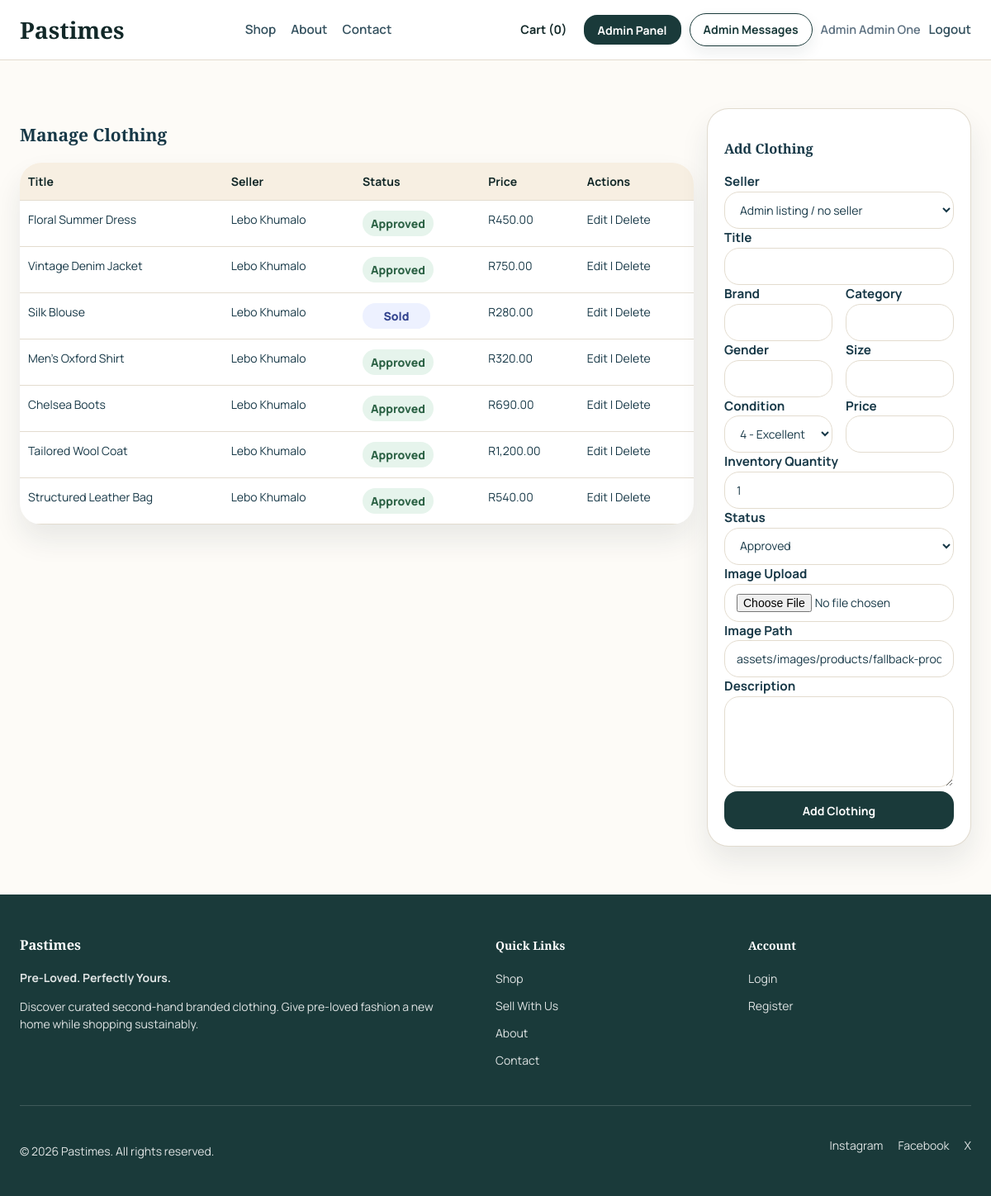
/admin/manage-listings.php (signed in), run on the app's committed database.
### tables this page shows
CREATE TABLE IF NOT EXISTS `tblclothes` (
  `clothes_id` int(11) NOT NULL AUTO_INCREMENT,
  `seller_id` int(11) DEFAULT NULL,
  `title` varchar(120) NOT NULL,
  `brand` varchar(60) NOT NULL,
  `category` varchar(60) NOT NULL,
  `gender` varchar(30) NOT NULL,
  `size_label` varchar(20) NOT NULL,
  `condition_rating` tinyint(4) NOT NULL,
  `sell_price` decimal(10,2) NOT NULL,
  `description` text NOT NULL,
  `image_path` varchar(255) NOT NULL,
  `inventory_quantity` int(11) NOT NULL DEFAULT 1,
  `status` enum('pending','approved','sold','rejected') NOT NULL DEFAULT 'approved',
  `created_at` timestamp NOT NULL DEFAULT current_timestamp(),
  `updated_at` timestamp NOT NULL DEFAULT current_timestamp() ON UPDATE current_timestamp(),
  PRIMARY KEY (`clothes_id`),
  KEY `fk_clothes_seller` (`seller_id`)
);

CREATE TABLE IF NOT EXISTS `tbluser` (
  `user_id` int(11) NOT NULL AUTO_INCREMENT,
  `full_name` varchar(120) NOT NULL,
  `first_name` varchar(60) NOT NULL,
  `last_name` varchar(60) NOT NULL,
  `username` varchar(60) NOT NULL,
  `email` varchar(120) NOT NULL,
  `password_hash` varchar(255) NOT NULL,
  `phone_number` varchar(20) DEFAULT NULL,
  `profile_image_path` varchar(255) DEFAULT NULL,
  `role` enum('customer','seller','admin') NOT NULL DEFAULT 'customer',
  `customer_status` enum('pending','verified','rejected') NOT NULL DEFAULT 'pending',
  `seller_status` enum('none','pending','approved','rejected') NOT NULL DEFAULT 'none',
  `is_active` tinyint(1) NOT NULL DEFAULT 1,
  `created_at` timestamp NOT NULL DEFAULT current_timestamp(),
  `updated_at` timestamp NOT NULL DEFAULT current_timestamp() ON UPDATE current_timestamp(),
  PRIMARY KEY (`user_id`),
  UNIQUE KEY `username` (`username`),
  UNIQUE KEY `email` (`email`)
);

### includes/Marketplace.php (called while the page is built, shortened)
<?php
final class Cart
{
    public static function getSessionCart(): array
    {
        $scopeKey = self::cartScopeKey();
        return $_SESSION['cart_buckets'][$scopeKey];
    }
    public static function getCartCount(): int
    {
        return array_sum(self::getSessionCart());
    }
    private static function loadDatabaseCartIfNeeded(): void
    {
        $user = current_user();
        if (!$user) {
            return;
        }
    }
    private static function cartScopeKey(?int $userId = null): string
    {
        if ($userId === null) {
            $currentUser = current_user();
            $userId = (int) ($currentUser['user_id'] ?? 0);
        }
        return $userId > 0 ? 'user_' . $userId : 'guest';
    }
}

### admin/manage-listings.php (the view, shortened to what this page needs)
<?php
$editListing = isset($_GET['edit']) ? db_one('SELECT * FROM tblClothes WHERE clothes_id = ?', 'i', [(int) $_GET['edit']]) : null;
$listings = db_all('SELECT c.*, u.full_name AS seller_name FROM tblClothes c LEFT JOIN tblUser u ON u.user_id = c.seller_id ORDER BY c.created_at DESC');
require_once __DIR__ . '/../includes/header.php';
?>
<section class="section">
    <div class="container split-layout">
        <div class="content-main">
            <h1>Manage Clothing</h1>
            <table>
                <thead><tr><th>Title</th><th>Seller</th><th>Status</th><th>Price</th><th>Actions</th></tr></thead>
                <tbody>
                <?php foreach ($listings as $listing): ?>
                    <tr>
                        <td><?= e($listing['title']); ?></td>
                        <td><?= e($listing['seller_name'] ?? 'Admin Listing'); ?></td>
                        <td><?= status_badge($listing['status']); ?></td>
                        <td><?= e(format_price((float) $listing['sell_price'])); ?></td>
                        <td>
                            <a href="<?= e(app_url('admin/manage-listings.php?edit=' . $listing['clothes_id'])); ?>">Edit</a> |
                            <a href="<?= e(app_url('admin/manage-listings.php?delete=' . $listing['clothes_id'])); ?>" onclick="return confirm('Delete this listing?');">Delete</a>
                        </td>
                    </tr>
                <?php endforeach; ?>
                </tbody>
            </table>
        </div>
        <aside class="content-side">
            <div class="form-card">
                <h3><?= $editListing ? 'Edit Clothing' : 'Add Clothing'; ?></h3>
                <form method="post" enctype="multipart/form-data">
                    <label>Seller</label>
                    <select name="seller_id">
                        <option value="0">Admin listing / no seller</option>
                    </select>
                    <label>Title</label>
                    <input name="title" value="<?= e($editListing['title'] ?? ''); ?>" required>
                    <div class="form-row">
                        <div><label>Brand</label><input name="brand" value="<?= e($editListing['brand'] ?? ''); ?>" required></div>
                        <div><label>Category</label><input name="category" value="<?= e($editListing['category'] ?? ''); ?>" required></div>
                    </div>
                    <div class="form-row">
                        <div><label>Gender</label><input name="gender" value="<?= e($editListing['gender'] ?? ''); ?>" required></div>
                        <div><label>Size</label><input name="size_label" value="<?= e($editListing['size_label'] ?? ''); ?>" required></div>
                    </div>
                    <div class="form-row">
                        <div>
                            <label>Condition</label>
                            <select name="condition_rating" required>
                                <?php foreach ([1 => 'Fair', 2 => 'Good', 3 => 'Very Good', 4 => 'Excellent', 5 => 'Like New'] as $rating => $label): ?>
                                    <option value="<?= e((string) $rating); ?>" <?= (int) ($editListing['condition_rating'] ?? 4) === $rating ? 'selected' : ''; ?>><?= e($rating . ' - ' . $label); ?></option>
                                <?php endforeach; ?>
                            </select>
                        </div>
                        <div><label>Price</label><input name="sell_price" type="number" step="0.01" min="10" value="<?= e((string) ($editListing['sell_price'] ?? '')); ?>" required></div>
                    </div>
                    <label>Inventory Quantity</label>
                    <input name="inventory_quantity" type="number" min="1" value="<?= e((string) ($editListing['inventory_quantity'] ?? 1)); ?>" required>
                    <label>Status</label>
                    <select name="status">
                        <?php foreach (['pending', 'approved', 'sold', 'rejected'] as $listingStatus): ?>
                            <option value="<?= e($listingStatus); ?>" <?= ($editListing['status'] ?? 'approved') === $listingStatus ? 'selected' : ''; ?>><?= e(ucfirst($listingStatus)); ?></option>
                        <?php endforeach; ?>
                    </select>
                    <label>Image Upload</label>
                    <input type="file" name="product_image" accept="image/*">
                    <label>Image Path</label>
                    <input name="image_path" value="<?= e($editListing['image_path'] ?? 'assets/images/products/fallback-product.jpg'); ?>">
                    <label>Description</label>
                    <textarea name="description" required><?= e($editListing['description'] ?? ''); ?></textarea>
                    <button class="button button-dark button-block" type="submit"><?= $editListing ? 'Update Clothing' : 'Add Clothing'; ?></button>
                </form>
            </div>
        </aside>
    </div>
</section>
<?php require_once __DIR__ . '/../includes/footer.php'; ?>

### includes/header.php (shortened to what this page needs)
<?php
$admin = current_admin();
$currentPath = basename(parse_url($_SERVER['REQUEST_URI'] ?? '', PHP_URL_PATH) ?: '');
$stylesVersion = @filemtime(__DIR__ . '/../css/styles.css') ?: time();
?>
<!DOCTYPE html>
<html lang="en">
<head>
    <link rel="stylesheet" href="<?= e(app_url('css/styles.css?v=' . $stylesVersion)); ?>">
</head>
<body>
<header class="site-header">
    <div class="container nav-shell">
        <a class="brand-mark" href="<?= e(app_url('index.php')); ?>">Pastimes</a>
        <nav class="site-nav">
            <a class="nav-link<?= $currentPath === 'shop.php' ? ' is-active' : ''; ?>" href="<?= e(app_url('shop.php')); ?>">Shop</a>
            <a class="nav-link<?= $currentPath === 'about.php' ? ' is-active' : ''; ?>" href="<?= e(app_url('about.php')); ?>">About</a>
            <a class="nav-link<?= $currentPath === 'contact.php' ? ' is-active' : ''; ?>" href="<?= e(app_url('contact.php')); ?>">Contact</a>
        </nav>
        <div class="nav-actions">
            <a class="cart-link" href="<?= e(app_url('cart.php')); ?>">Cart (<?= e((string) cart_count()); ?>)</a>
            <?php if ($admin): ?>
                <a class="button button-dark button-small admin-top-button" href="<?= e(app_url('admin/index.php')); ?>">Admin Panel</a>
                <a class="button button-light button-small header-action-button" href="<?= e(app_url('admin/messages.php')); ?>">Admin Messages</a>
                <span class="nav-user">Admin <?= e($admin['full_name']); ?></span>
                <a class="nav-link" href="<?= e(app_url('logout.php?scope=admin')); ?>">Logout</a>
            <?php endif; ?>
        </div>
    </div>
</header>
<main class="page-shell">

### includes/functions.php (shortened to what this page needs)
<?php
function app_url(string $path = ''): string
{
    $suffix = ltrim($path, '/');
    $base = defined('APP_URL_BASE') ? APP_URL_BASE : '';
    return $suffix === '' ? ($base ?: '/') : ($base . '/' . $suffix);
}
function e(?string $value): string
{
    return htmlspecialchars((string) $value, ENT_QUOTES, 'UTF-8');
}
function db(): mysqli
{
    static $connection = null;
    if ($connection instanceof mysqli) {
        return $connection;
    }
    $connection = getDBConnection(true);
    return $connection;
}
function bind_params(mysqli_stmt $statement, string $types, array &$params): void
{
    $bindParams = [$types];
    foreach ($params as $key => &$value) {
        $bindParams[] = &$value;
    }
    call_user_func_array([$statement, 'bind_param'], $bindParams);
}
function db_one(string $sql, string $types = '', array $params = []): ?array
{
    $statement = db()->prepare($sql);
    if ($types !== '' && $params !== []) {
        bind_params($statement, $types, $params);
    }
    $statement->execute();
    $result = $statement->get_result();
    $row = $result ? $result->fetch_assoc() : null;
    return $row ?: null;
}
function db_all(string $sql, string $types = '', array $params = []): array
{
    $statement = db()->prepare($sql);
    $statement->execute();
    $result = $statement->get_result();
    $rows = $result ? $result->fetch_all(MYSQLI_ASSOC) : [];
    return $rows;
}
function current_user(): ?array
{
    if (!isset($_SESSION['user_id'])) {
        return null;
    }
    return db_one('SELECT * FROM tblUser WHERE user_id = ?', 'i', [(int) $_SESSION['user_id']]);
}
function current_admin(): ?array
{
    return db_one('SELECT * FROM tblAdmin WHERE admin_id = ?', 'i', [(int) $_SESSION['admin_id']]);
}
function cart_count(): int
{
    return Cart::getCartCount();
}
function status_badge(string $status): string
{
    $safe = strtolower($status);
    return '<span class="badge badge-' . e($safe) . '">' . e(ucfirst($status)) . '</span>';
}
function format_price(float $value): string
{
    return 'R' . number_format($value, 2, '.', ',');
}

### data on the page
tblclothes: title "Floral Summer Dress", tbluser.full_name "Lebo Khumalo", status "Approved", sell_price "R450.00"
tblclothes: title "Vintage Denim Jacket", tbluser.full_name "Lebo Khumalo", status "Approved", sell_price "R750.00"
tblclothes: title "Silk Blouse", tbluser.full_name "Lebo Khumalo", status "Sold", sell_price "R280.00"
tblclothes: title "Men's Oxford Shirt", tbluser.full_name "Lebo Khumalo", status "Approved", sell_price "R320.00"
tblclothes: title "Chelsea Boots", tbluser.full_name "Lebo Khumalo", status "Approved", sell_price "R690.00"
tblclothes: title "Tailored Wool Coat", tbluser.full_name "Lebo Khumalo", status "Approved", sell_price "R1,200.00"
tblclothes: title "Structured Leather Bag", tbluser.full_name "Lebo Khumalo", status "Approved", sell_price "R540.00"

### other printed values
cart_count() "0"
$admin['full_name'] "Admin One"
form field condition_rating "4 - Excellent"
form field status "Approved"
